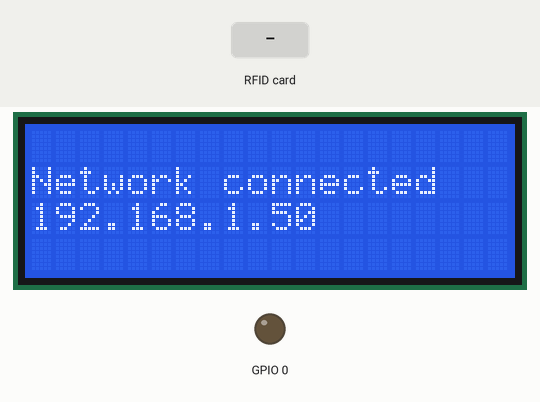
Recording of a sketch running on a simulated ESP8266 (NodeMCU). On the bench: 20×4 character LCD, output pins drawn as LEDs (lit = HIGH). Inputs (shaded band) come from the test bench. WiFi joins after 1.5 s; servers stay silent unless stated; uploads are accepted with an empty reply; what the sketch prints to the serial monitor is not drawn.

Above: at 1.9 s.
At 7.4 s:
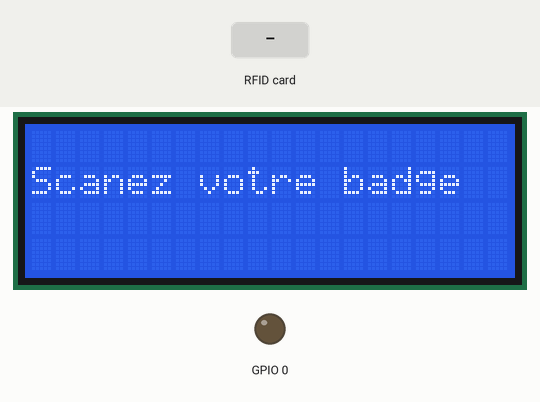
7.5 s: RFID card 5E 7A 19 C4 held to the reader
At 13.2 s:
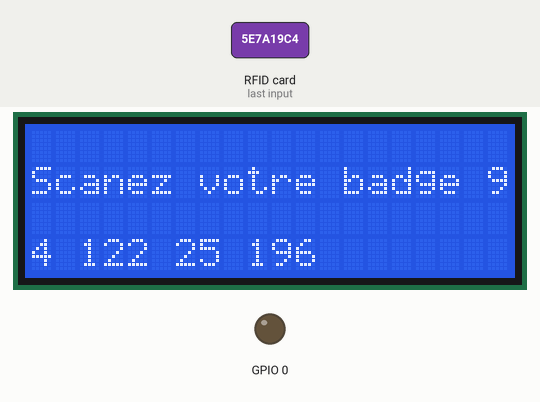
Timing chart, 0 to 14.7 s (numbered marks = the images above; inputs shaded):
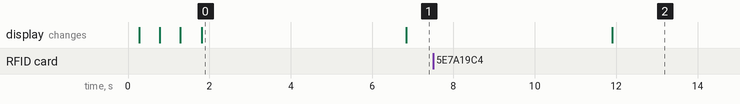

Measured:
- after the input at 7.5 s, the display: changes after 4.4 s (image 2)
- what the display in image 0 shows lasts 5.0 s, from 1.8 s to 6.8 s

The sketch:

badgeurSoft.ino
```cpp
/*
 *  This sketch sends data via HTTP GET requests to data.sparkfun.com service.
 *
 *  You need to get streamId and privateKey at data.sparkfun.com and paste them
 *  below. Or just customize this script to talk to other HTTP servers.
 *
 */

 /*
 * --------------------------------------------------------------------------------------------------------------------
 * Example sketch/program showing how to read new NUID from a PICC to serial.
 * --------------------------------------------------------------------------------------------------------------------
 * This is a MFRC522 library example; for further details and other examples see: https://github.com/miguelbalboa/rfid
 *
 * Example sketch/program showing how to the read data from a PICC (that is: a RFID Tag or Card) using a MFRC522 based RFID
 * Reader on the Arduino SPI interface.
 *
 * When the Arduino and the MFRC522 module are connected (see the pin layout below), load this sketch into Arduino IDE
 * then verify/compile and upload it. To see the output: use Tools, Serial Monitor of the IDE (hit Ctrl+Shft+M). When
 * you present a PICC (that is: a RFID Tag or Card) at reading distance of the MFRC522 Reader/PCD, the serial output
 * will show the type, and the NUID if a new card has been detected. Note: you may see "Timeout in communication" messages
 * when removing the PICC from reading distance too early.
 *
 * @license Released into the public domain.
 *
 * Typical pin layout used:
 * -----------------------------------------------------------------------------------------
 *             MFRC522      Arduino       Arduino   Arduino    Arduino          Arduino
 *             Reader/PCD   Uno           Mega      Nano v3    Leonardo/Micro   Pro Micro
 * Signal      Pin          Pin           Pin       Pin        Pin              Pin
 * -----------------------------------------------------------------------------------------
 * RST/Reset   RST          9             5         D9         RESET/ICSP-5     RST
 * SPI SS      SDA(SS)      10            53        D10        10               10
 * SPI MOSI    MOSI         11 / ICSP-4   51        D11        ICSP-4           16
 * SPI MISO    MISO         12 / ICSP-1   50        D12        ICSP-1           14
 * SPI SCK     SCK          13 / ICSP-3   52        D13        ICSP-3           15
 */


#include <ESP8266WiFi.h>

#include <LiquidCrystal_I2C.h>
#include <Wire.h>

#include <MFRC522.h>

#define SS_PIN 15
#define RST_PIN 16

MFRC522 rfid(SS_PIN, RST_PIN);    //instance de RFID
MFRC522::MIFARE_Key key;
LiquidCrystal_I2C lcd(0x27,20,4);

byte nuidPICC[3];

const char* ssid     = "Les Usines Nouvelles";
const char* password = "usinesnouvelles";
const char* host = "192.168.0.27";

unsigned int id_badge=6664269, id_badgeuse=2;

//=======================================================================
// initialisation des éléments LCD, Série et WiFi
//=======================================================================

void setup() {

  //=======================================================================
  // Initilisation de la broche 0 en sortie pour la commande du relais
  //=======================================================================
  pinMode(0,OUTPUT);

  //=======================================================================
  // Initilisation de l'afficheur LCD I²C
  //=======================================================================
  lcd.begin(20,4,1);
  lcd.init();
  lcd.init();
  lcd.backlight();
  lcd.setCursor(0,0);
  lcd.print("Starting ...");

  //=======================================================================
  // Initialisation de la liaison série pour le débug
  //=======================================================================
  Serial.begin(115200);
  delay(10);

  // We start by connecting to a WiFi network
  Serial.println();
  Serial.println();
  Serial.print("Connecting to : ");
  Serial.println(ssid);

  //=======================================================================
  // Activation du bus SPI et initialisation du lecteur RFID
  //=======================================================================
  SPI.begin(); // Init SPI bus
  rfid.PCD_Init(); // Init MFRC522
  for (byte i = 0; i < 6; i++)
  {
    key.keyByte[i] = 0xFF;
  }
  Serial.println(F("This code scan the MIFARE Classsic NUID."));
  Serial.print(F("Using the following key:"));
  //printHex(key.keyByte, MFRC522::MF_KEY_SIZE);

  //=======================================================================
  // Activation du wifi
  //=======================================================================
  lcd.setCursor(0,1);
  lcd.print("Network connection");
  lcd.setCursor(0,2);
  WiFi.begin(ssid, password);
  while (WiFi.status() != WL_CONNECTED) {
    delay(500);
    Serial.print(".");
    lcd.print(".");
  }

  //Affichage de la connexion réseau
  lcd.clear();
  lcd.setCursor(0,1);
  lcd.print("Network connected");
  lcd.setCursor(0,2);
  lcd.print(WiFi.localIP());


  Serial.println();
  Serial.println();
  Serial.print("WiFi connected");
  Serial.println();
  Serial.print("IP address : ");
  Serial.print(WiFi.localIP());
}

int value = 0;

void loop() {
  if(WiFi.status() != WL_CONNECTED)
  {
    setup();
  }
  delay(5000);
  ++value;

  //=======================================================================
  // Scan du badge
  //=======================================================================
  lcd.clear();
  lcd.setCursor(0,1);
  lcd.print("Scanez votre badge");
  // Look for new cards
  if ( ! rfid.PICC_IsNewCardPresent())
    return;

  // Verify if the NUID has been readed
  if ( ! rfid.PICC_ReadCardSerial())
    return;

  Serial.print(F("PICC type: "));
  MFRC522::PICC_Type piccType = rfid.PICC_GetType(rfid.uid.sak);
  Serial.println(rfid.PICC_GetTypeName(piccType));

  // Check is the PICC of Classic MIFARE type
  if (piccType != MFRC522::PICC_TYPE_MIFARE_MINI &&
    piccType != MFRC522::PICC_TYPE_MIFARE_1K &&
    piccType != MFRC522::PICC_TYPE_MIFARE_4K) {
    Serial.println(F("Your tag is not of type MIFARE Classic."));
    return;
  }

  Serial.println(F("A new card has been detected."));

  // Store NUID into nuidPICC array
  for (byte i = 0; i < 4; i++) {
    nuidPICC[i] = rfid.uid.uidByte[i];
  }

  Serial.println(F("The NUID tag is:"));
  Serial.print(F("In dec: "));
  printDec(rfid.uid.uidByte, rfid.uid.size);
  Serial.println();


  //=======================================================================
  // Fin Scan du badge
  //=======================================================================
  //=======================================================================
  // Début de l'ajout en BDD
  //=======================================================================
  Serial.println("Ma fonction : ");
  String ficelle = convertUID(rfid.uid.uidByte, rfid.uid.size);

  Serial.println();
  Serial.println();
  Serial.print("connecting to : ");
  Serial.print(host);

  // Use WiFiClient class to create TCP connections
  WiFiClient client;
  const int httpPort = 80;
  if (!client.connect(host, httpPort)) {
    Serial.println("connection failed");
    return;
  }
  //convertUID(rfid.uid.uidByte, rfid.uid.size);
  // We now create a URI for the request
  String url = "http://";
  url += host;
  url += "/GestionBadgeuses/badgeuse_acces.php";
  url += "?id_badge=";
  url += convertUID(rfid.uid.uidByte, rfid.uid.size);
  url += "&id_badgeuse=";
  url += id_badgeuse;

  Serial.println();
  Serial.print("Requesting URL : ");
  Serial.print(url);

  // This will send the request to the server
  client.print(String("GET ") + url +
               "\nHost: " + host + "\r\n" +
               "Connection: close\r\n\r\n");
  unsigned long timeout = millis();
  while (client.available() == 0)
  {
    if (millis() - timeout > 5000)
    {
      Serial.println(">>> Client Timeout !");
      client.stop();
      return;
    }
  }

  lcd.clear();
  // Read all the lines of the reply from server and print them to Serial
  String line = "";
  lcd.setCursor(0,0);
  lcd.print("Badge scane");

  digitalWrite(0,HIGH); //envoi d'une impulsion sur GPIO 0

  int i=1;
  while(client.available()){
    client.readStringUntil('>');
    line="";
    line = client.readStringUntil('<');

    Serial.println();
    Serial.println(line);

    lcd.setCursor(0,i);
    lcd.print(line);
    i++;
  }
  digitalWrite(0,LOW);
  Serial.println("closing connection");

  //delay(2000);
  //lcd.clear();
}

/**
 * Helper routine to dump a byte array as hex values to Serial.
 */
/*void printHex(byte *buffer, byte bufferSize) {
  for (byte i = 0; i < bufferSize; i++) {
    Serial.print(buffer[i] < 0x10 ? " 0" : " ");
    Serial.print(buffer[i], HEX);
  }
}//*/

String convertUID(byte *buffer, byte bufferSize)
{
  String result="";
  for(byte i=0;i<bufferSize;i++)
  {
    result += String(buffer[i]);
  }
  Serial.print(result);
  return result;
}


/**
 * Helper routine to dump a byte array as dec values to Serial.
 */
void printDec(byte *buffer, byte bufferSize) {
  for (byte i = 0; i < bufferSize; i++) {
    Serial.print(buffer[i] < 0x10 ? " 0" : " ");
    Serial.print(buffer[i], DEC);
    lcd.print(buffer[i] < 0x10 ? " 0" : " ");
    lcd.print(buffer[i], DEC);
  }
}//*/
```
